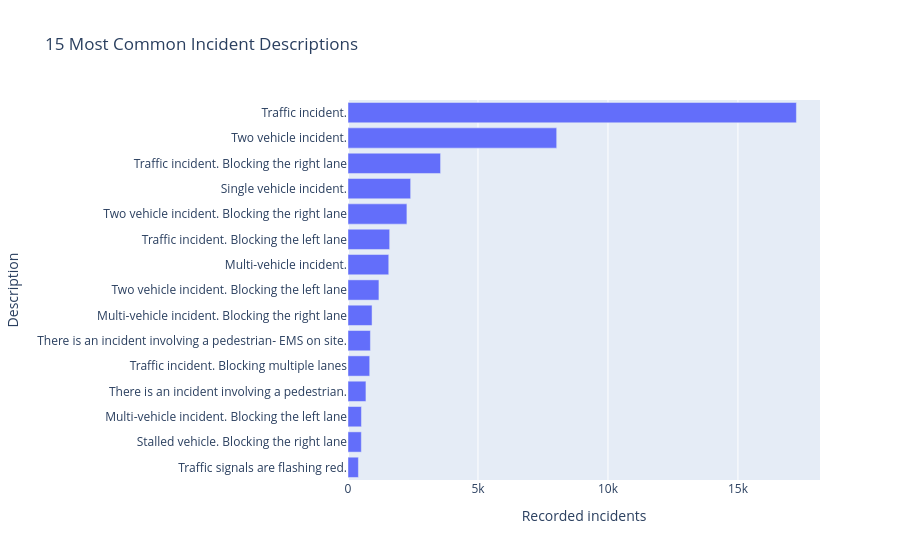

Notebook code for this chart:
### Code cell
# Plot the 15 most common descriptions.
fig = px.bar(
    top_descriptions.sort_values("incident_count"),
    x="incident_count",
    y="description",
    orientation="h",
    title="15 Most Common Incident Descriptions",
    labels={
        "description": "Description",
        "incident_count": "Recorded incidents",
    },
)

fig.show()

### Figure 1 — Plotly figure (JSON) as saved in the notebook; plotly's stock layout.template omitted (floating-point values rounded to 4 significant figures)
{"data": [{"hovertemplate": "Recorded incidents=%{x}<br>Description=%{y}<extra></extra>", "legendgroup": "", "marker": {"color": "#636efa", "pattern": {"shape": ""}}, "name": "", "orientation": "h", "showlegend": false, "textposition": "auto", "type": "bar", "x": [400, 513, 517, 690, 835, 862, 925, 1190, 1568, 1603, 2266, 2410, 3561, 8028, 17249], "xaxis": "x", "y": ["Traffic signals are flashing red.", "Stalled vehicle. Blocking the right lane", "Multi-vehicle incident. Blocking the left lane", "There is an incident involving a pedestrian.", "Traffic incident. Blocking multiple lanes", "There is an incident involving a pedestrian- EMS on site.", "Multi-vehicle incident. Blocking the right lane", "Two vehicle incident. Blocking the left lane", "Multi-vehicle incident.", "Traffic incident. Blocking the left lane", "Two vehicle incident. Blocking the right lane", "Single vehicle incident.", "Traffic incident. Blocking the right lane", "Two vehicle incident.", "Traffic incident."], "yaxis": "y"}], "layout": {"barmode": "relative", "legend": {"tracegroupgap": 0}, "title": {"text": "15 Most Common Incident Descriptions"}, "xaxis": {"anchor": "y", "domain": [0, 1], "title": {"text": "Recorded incidents"}}, "yaxis": {"anchor": "x", "domain": [0, 1], "title": {"text": "Description"}}}}
